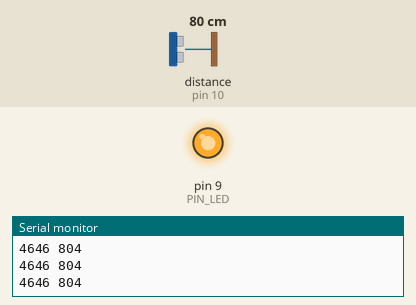
Recording of a sketch running on a simulated Arduino Uno, built with avr-gcc and run on an emulated ATmega328P. On the bench: output pins drawn as LEDs (lit = HIGH), the last lines printed to the serial monitor. Wiring (inferred from the names in the program): ultrasonic range finder: trigger pin 12; echo pin 10. Inputs (shaded band) come from the test bench; at power-on: distance to the obstacle (sensor on pin 10) 80 cm. The echo pulse lasts 58.3 µs per cm; pins used as bus, display or sensor lines are not drawn.

Above: at 1.2 s.
1.3 s: distance to the obstacle (sensor on pin 10) set to 18 cm
At 4.1 s:
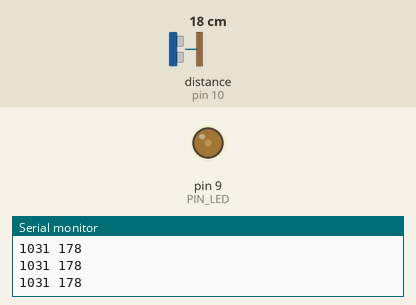
4.3 s: distance to the obstacle (sensor on pin 10) set to 2 cm
Timing chart, 0 to 7.3 s (numbered marks = the images above; inputs shaded):
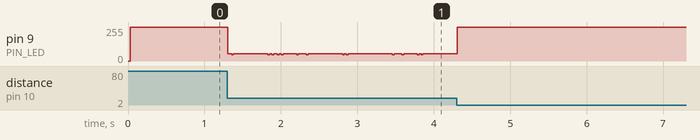

The sketch:

08P07.ino
```cpp
// --- Pins ---
#define PIN_LED   9
#define PIN_TRIG 12
#define PIN_ECHO 10

// --- Config ---
#define LED_ACTIVE_LOW 1
#define SND_VEL   346.0
#define INTERVAL  25
#define PULSE_US  10
#define TIMEOUT_US 30000UL
#define US_TO_MM (0.001f * 0.5f * SND_VEL)

unsigned long last_ms = 0;

float measure_mm(unsigned long *dur_out) {
  digitalWrite(PIN_TRIG, LOW);  delayMicroseconds(2);
  digitalWrite(PIN_TRIG, HIGH); delayMicroseconds(PULSE_US);
  digitalWrite(PIN_TRIG, LOW);

  unsigned long dur = pulseIn(PIN_ECHO, HIGH, TIMEOUT_US);
  if (dur_out) *dur_out = dur;
  if (dur == 0) return 0.0f;
  return (float)dur * US_TO_MM; // mm(편도)
}

void setup() {
  pinMode(PIN_LED, OUTPUT);
  pinMode(PIN_TRIG, OUTPUT);
  pinMode(PIN_ECHO, INPUT);
  digitalWrite(PIN_TRIG, LOW);
  Serial.begin(57600);
}

void loop() {
  if (millis() - last_ms < INTERVAL) return;
  last_ms = millis();

  unsigned long dur_us = 0;
  float d = measure_mm(&dur_us);


  int duty = 255;
  if (d >= 100.0f && d <= 300.0f) {
    float dim = fabs(d - 200.0f) / 100.0f * 255.0f;
    if (dim < 0) dim = 0; if (dim > 255) dim = 255;
    duty = (int)(dim + 0.5f);
  }
#if LED_ACTIVE_LOW
  analogWrite(PIN_LED, duty);
#else
  analogWrite(PIN_LED, 255 - duty);
#endif

  Serial.print(dur_us);   Serial.print(" ");
  Serial.println((int)(d + 0.5f));
}
```
